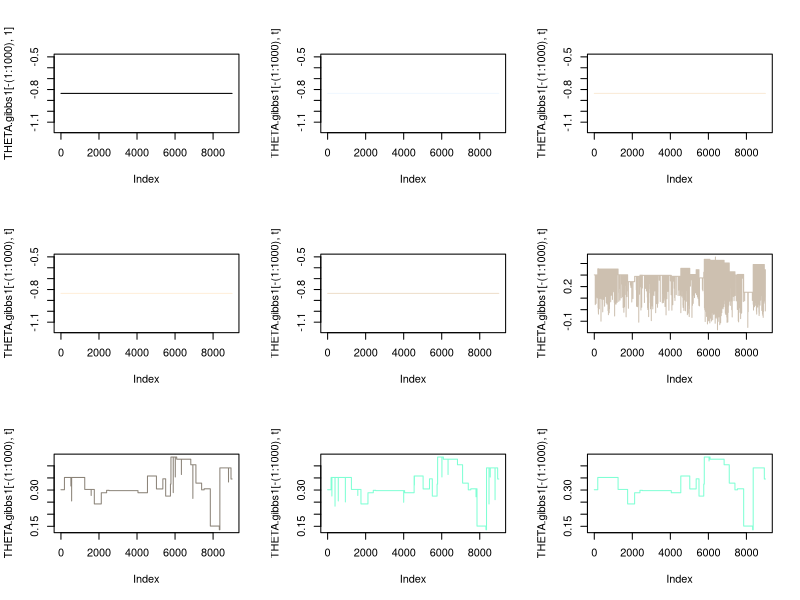
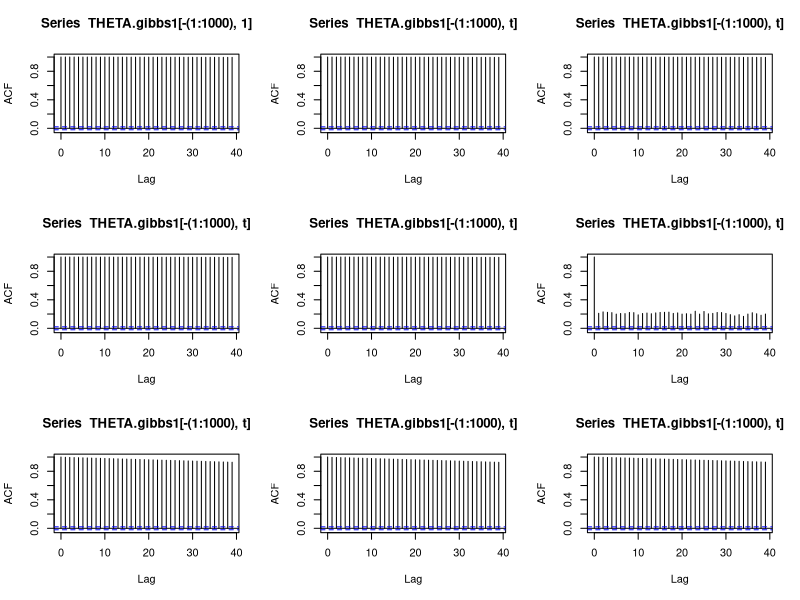
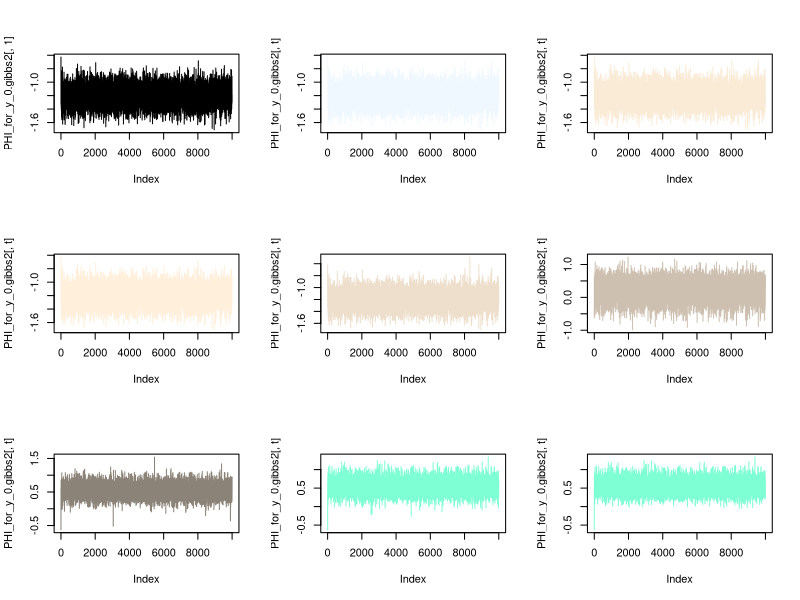
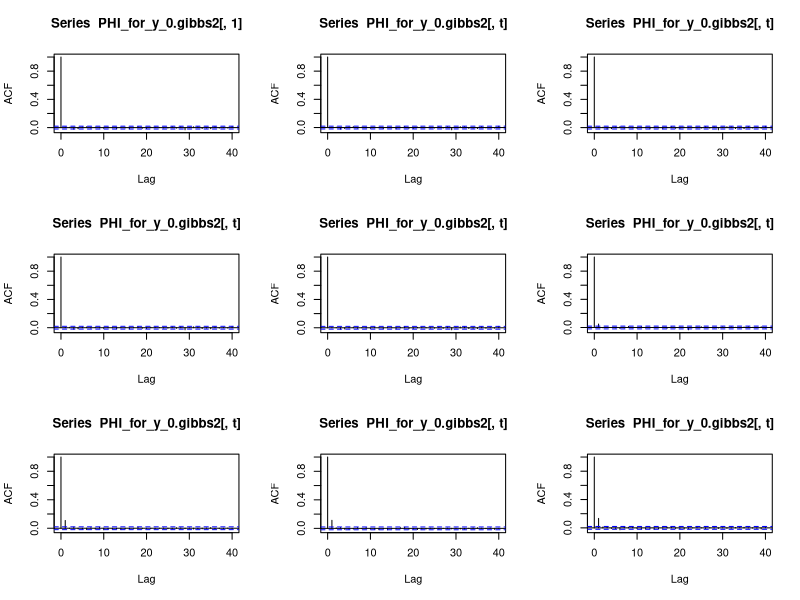

These figures' R source, in order:
## ---- chunk 1
alpha<-1
y<-c(-1.48,-1.40,-1.16,-1.08,-1.02,0.14,0.51,0.53,0.78)
n<-length(y)
## ---- chunk 2
set.seed(1)
ITER_MAX<-10000
theta0<-rnorm(n)
THETA.gibbs1<-matrix(0,nrow=ITER_MAX,ncol=n)
THETA.gibbs1[1,]<-theta0
theta<-theta0

for (iter in 2:ITER_MAX){
  #print(c("iter=",iter))
  for (i in 1:n){
    ###UPDATES
    #calculate F(yi,thetaj)
    f<-rep(0,n)
    for (j in 1:n){
      if (j !=i){f[j]<-dnorm(y[i],mean=theta[j],sd=0.1)}
    }
    #calculate integral_i for r_i
    I<-10/(sqrt(101*2*pi))*exp(-50*y[i]^2)
    #calculate 1/b as b.inv (normalizing constant)
    b.inv<-sum(f)+I
    q<-f/b.inv
    r<-I/b.inv
    ###SAMPLING
    #step1: decide new or existing
    new<-rbinom(1,1,r)
    if (new==1){theta[i]<-rnorm(1,mean=100*y[i]/101,sd=1/sqrt(101))}
    else{theta[i]<-theta[which(rmultinom(1,1,q)==1)]}
  }
  THETA.gibbs1[iter,]<-theta
}
par(mfrow=c(3,3))
plot(THETA.gibbs1[-(1:1000),1],type='l')
for (t in 2:9){
  plot(THETA.gibbs1[-(1:1000),t],col=colors()[t],type='l')
}
par(mfrow=c(3,3))
acf(THETA.gibbs1[-(1:1000),1])
for (t in 2:9){
  acf(THETA.gibbs1[-(1:1000),t])
}
theta.mean<-apply(THETA.gibbs1, 2, function(x){mean(x)})
print(theta.mean)
## ---- chunk 3
set.seed(1)
ITER_MAX<-10000
phi0<-c(rnorm(1),rep(0,n-1))
c0<-rep(1,n) #in the beginning there is only one cluster (is this a reasonable assignment?)
phi_for_y_0<-rep(phi0[1],n)
PHI.gibbs2<-matrix(0,nrow=ITER_MAX,ncol=n)# record phi_k instead of phi_y_i
PHI.gibbs2[1,]<-phi0
C.gibbs2<-matrix(0,nrow=ITER_MAX,ncol=n)
C.gibbs2[1,]<-c0
PHI_for_y_0.gibbs2<-matrix(0,nrow=ITER_MAX,ncol=n)
PHI_for_y_0.gibbs2[1,]<-phi_for_y_0
phi<-phi0
c<-c0
for (iter in 2:ITER_MAX){
  #print(c("iter=",iter))
  # SAMPLE C
  for (i in 1:n){
    # calculate a
    c.distinct<-n+1
    K<-length(unique(c[-i]))
    n.other<-rep(0,n)
    f<-rep(0,n)
    for (j in 1:n){ #c_j=k <=> sample j in cluster k
      if (j!=i && sum(c.distinct==c[j])==0){
        k<-c[j]
        c.distinct<-c(c.distinct,k)
        #calculate n_{-i,c_j}
        n.other[k]<-sum(c[-i]==k)
        #calculate F(y_i,phi_{c_j})
        f[k]<-dnorm(y[i],mean=phi[k],sd=0.1)
      }
    }
    Ak<-n.other*f/n
    I<-10/(sqrt(101*2*pi))*exp(-50*y[i]^2)
    A0<-I/n
    A<-c(A0,Ak) # calculate A=a/b, which is $a$ without normalization. Here normalization is not required for multinomial sampling, hence we do not calculate b.
    # sample from multinomial
    c[i]<-which(rmultinom(1,1,A)==1)-1
    #if c_i=0, we set it to a new cluster label: the smallest label that has not appeared yet
    if (c[i]==0){c[i]<-min(setdiff(as.integer(1:n),intersect(c[-i],(1:n))))}
  }
  C.gibbs2[iter,]<-c
  # SAMPLE PHI_c
  phi<-rep(0,n)
  for (k in unique(c)){
    # calculate posterior distrbution
    mu0<-0
    sig02<-1
    sig12<-0.1
    sig2<-sig02
    mu<-mu0
    for (i in 1:n){
      if (c[i]==k){
        mu<-(sig2*y[i]+sig12*mu)/(sig2+sig12)#update posterior mean
        sig2<-1/(1/sig2+1/sig12)#update posterior variance
      }
    }
    phi[k]<-rnorm(1,mean=mu,sd=sqrt(sig2))
  }
  PHI.gibbs2[iter,]<-phi
  #record phi for each y_i for reference(won't be used in next iteration). phi for y_i is phi_{c_i}
  for (i in 1:n){
    PHI_for_y_0.gibbs2[iter,i]<-phi[c[i]]
  }
}
#####PLOTS
par(mfrow=c(3,3))
plot(PHI_for_y_0.gibbs2[,1],type='l')
for (t in 2:9){
  plot(PHI_for_y_0.gibbs2[,t],type='l',col=colors()[t])
}
par(mfrow=c(3,3))
acf(PHI_for_y_0.gibbs2[,1])
for (t in 2:9){
  acf(PHI_for_y_0.gibbs2[,t])
}
